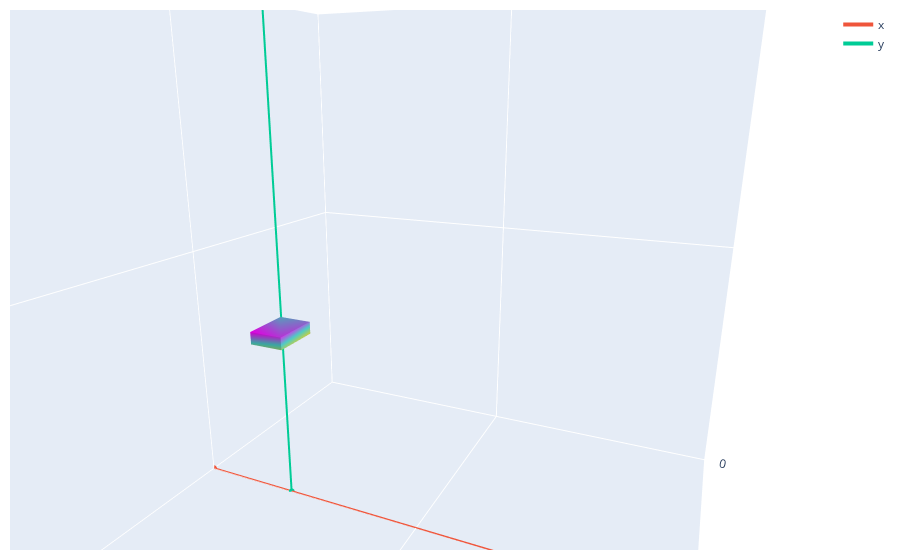

Write notebook code for a chart like this one.
### Code cell
from 

def build_query_string(**kwargs):
    query_params = []
    for key, val in kwargs.items():
        if val:
            query_params.append(f"{key}={val}")
    return "&".join(query_params)


def get_query_param_lines(x: int, y: int, z: int, axis_min: int, axis_max: int):
    x_none = x is None
    y_none = y is None
    z_none = z is None
    query_param_lines = []
    if x_none:
        x = 0
    if y_none:
        y = 0
    if z_none:
        z = 0
    
    if not x_none:
        query_param_lines.append(
            {
                "coordinates":np.array([[x, x], [axis_min, axis_max], [z, z]]),
                "name": "x"
            }
        )
    if not y_none:
        query_param_lines.append(
            {
                "coordinates": np.array([[x, x], [y, y], [axis_min, axis_max]]),
                "name": "y",
            }
        )
    if not z_none:
        query_param_lines.append(
            {
                "coordinates": np.array([[axis_min, axis_max], [y, y], [z, z]]),
                "name": "z"
            }
        )
    
    return query_param_lines
    

# Config and Params
num_boxes_show = 10
query_args = {
    "x": 500,
    "y": 210,
    "z": None
}
query_params = build_query_string(**query_args)
print(f"Query Parameters: {query_params}")

# Request/Response
start = perf_counter_ns()
response = requests.get(f"{boxes_url}?{query_params}")
end = perf_counter_ns()

# Display
response_boxes = [convert_box_json_to_nparray(box) for box in response.json()]
query_param_lines = get_query_param_lines(axis_min=0, axis_max=1000, **query_args)
print(query_param_lines)
print(f"Response Time: {format_perf_time(end - start)}")
print(f"{len(response_boxes)} Boxes in Response")
print(f"Showing {len(response_boxes[:num_boxes_show])} Boxes")
data = show_3d_boxes(response_boxes[:num_boxes_show], query_param_lines)

### Figure 1 — Plotly figure (JSON) as saved in the notebook; plotly's stock layout.template omitted (floating-point values rounded to 4 significant figures)
{"data": [{"colorscale": [[0, "gold"], [0.5, "mediumturquoise"], [1, "magenta"]], "flatshading": true, "i": [7, 0, 0, 0, 4, 4, 6, 6, 4, 0, 3, 2], "intensity": [0, 0.1429, 0.2857, 0.4286, 0.5714, 0.7143, 0.8571, 1], "j": [3, 4, 1, 2, 5, 6, 5, 2, 0, 1, 6, 3], "k": [0, 7, 2, 3, 6, 7, 1, 1, 5, 5, 7, 6], "showlegend": false, "showscale": false, "type": "mesh3d", "x": [507, 507, 599, 599, 507, 507, 599, 599], "y": [214, 281, 281, 214, 214, 281, 281, 214], "z": [369, 369, 369, 369, 393, 393, 393, 393]}, {"line": {"width": 4}, "marker": {"size": 2}, "name": "x", "showlegend": true, "type": "scatter3d", "x": [500, 500], "y": [0, 1000], "z": [0, 0]}, {"line": {"width": 4}, "marker": {"size": 2}, "name": "y", "showlegend": true, "type": "scatter3d", "x": [500, 500], "y": [210, 210], "z": [0, 1000]}], "layout": {"autosize": true, "margin": {"b": 10, "l": 10, "r": 20, "t": 10}, "scene": {"aspectmode": "cube", "aspectratio": {"x": 1, "y": 1, "z": 1}, "camera": {"center": {"x": 0, "y": 0, "z": 0}, "eye": {"x": 0.9823, "y": 0.4533, "z": 0.3101}, "projection": {"type": "perspective"}, "up": {"x": 0, "y": 0, "z": 1}}, "xaxis": {"nticks": 4, "range": [0, 1000], "type": "linear"}, "yaxis": {"nticks": 4, "range": [0, 1000], "type": "linear"}, "zaxis": {"nticks": 4, "range": [0, 1000], "type": "linear"}}}}
